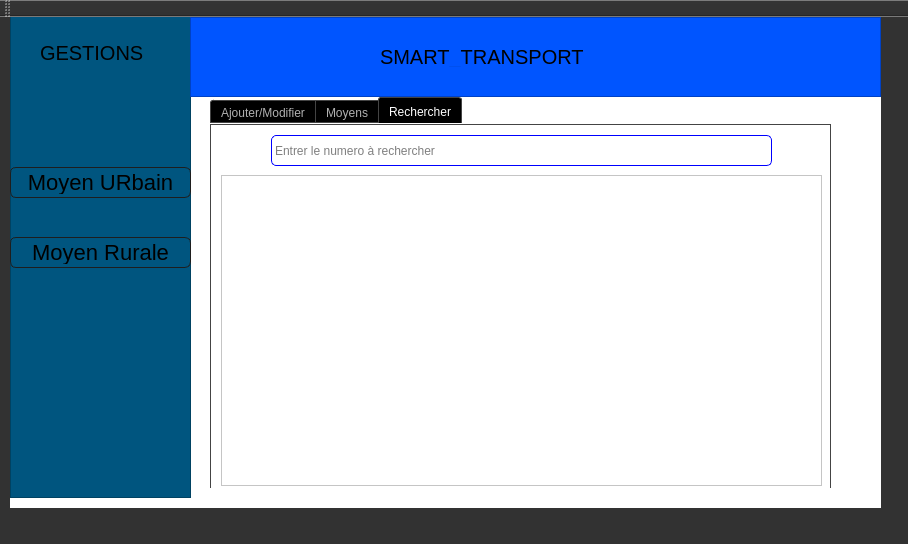
<?xml version="1.0" encoding="UTF-8"?>
<ui version="4.0">
 <class>moyenmain</class>
 <widget class="QMainWindow" name="moyenmain">
  <property name="geometry">
   <rect>
    <x>0</x>
    <y>0</y>
    <width>908</width>
    <height>544</height>
   </rect>
  </property>
  <property name="windowTitle">
   <string>MainWindow</string>
  </property>
  <property name="styleSheet">
   <string notr="true">#MainWindow
{
background-color:#131E3A;
}
QLabel
{
background-color:black;
font-size:20px
}
QPushButton:hover
{
color:white;
border-radius:15px;
background:#000080;
}







QToolTip
{
     border: 1px solid black;
     background-color: #ffa02f;
     padding: 1px;
     border-radius: 3px;
     opacity: 100;
}

QWidget
{
    color: black;
    background-color: #323232;
}

QWidget:item:hover
{
    background-color: QLinearGradient( x1: 0, y1: 0, x2: 0, y2: 1, stop: 0 #ffa02f, stop: 1 #ca0619);
    color: #000000;
}

QWidget:item:selected
{
    background-color: QLinearGradient( x1: 0, y1: 0, x2: 0, y2: 1, stop: 0 #ffa02f, stop: 1 #d7801a);
}

QMenuBar::item
{
    background: transparent;
}

QMenuBar::item:selected
{
    background: transparent;
    border: 1px solid #ffaa00;
}

QMenuBar::item:pressed
{
    background: #444;
    border: 1px solid #000;
    background-color: QLinearGradient(
        x1:0, y1:0,
        x2:0, y2:1,
        stop:1 #212121,
        stop:0.4 #343434/*,
        stop:0.2 #343434,
        stop:0.1 #ffaa00*/
    );
    margin-bottom:-1px;
    padding-bottom:1px;
}

QMenu
{
    border: 1px solid #000;
}

QMenu::item
{
    padding: 2px 20px 2px 20px;
}

QMenu::item:selected
{
    color: #000000;
}

QWidget:disabled
{
    color: #404040;
    background-color: #323232;
}

QAbstractItemView
{
    background-color: QLinearGradient( x1: 0, y1: 0, x2: 0, y2: 1, stop: 0 #4d4d4d, stop: 0.1 #646464, stop: 1 #5d5d5d);
}

QWidget:focus
{
    /*border: 2px solid QLinearGradient( x1: 0, y1: 0, x2: 0, y2: 1, stop: 0 #ffa02f, stop: 1 #d7801a);*/
}

QLineEdit
{
    background-color: QLinearGradient( x1: 0, y1: 0, x2: 0, y2: 1, stop: 0 #000080, stop: 0 #646464, stop: 1 #5d5d5d);
    padding: 1px;
    border-style: solid;
    border: 1px solid blue;
    border-radius: 5;
}

QPushButton
{
    color: black;
    background-color: QLinearGradient( x1: 0, y1: 0, x2: 0, y2: 1, stop: 0 #0000A0, stop: 0.1 #525252, stop: 0.5 #4e4e4e, stop: 0.9 #4a4a4a, stop: 1 #464646);
    border-width: 1px;
    border-color: #1e1e1e;
    border-style: solid;
    border-radius: 6;
    padding: 3px;
    font-size: 22px;
    padding-left: 5px;
    padding-right: 5px;
}

QPushButton:pressed
{
    background-color: QLinearGradient( x1: 0, y1: 0, x2: 0, y2: 1, stop: 0 #2d2d2d, stop: 0.1 #2b2b2b, stop: 0.5 #292929, stop: 0.9 #282828, stop: 1 #252525);
}

QComboBox
{
    selection-background-color: #ffaa00;
    background-color: QLinearGradient( x1: 0, y1: 0, x2: 0, y2: 1, stop: 0 #565656, stop: 0.1 #525252, stop: 0.5 #4e4e4e, stop: 0.9 #4a4a4a, stop: 1 #464646);
    border-style: solid;
    border: 1px solid #1e1e1e;
    border-radius: 5;
}

QComboBox:hover,QPushButton:hover
{
    border: 2px solid QLinearGradient( x1: 0, y1: 0, x2: 0, y2: 1, stop: 0 #ffa02f, stop: 1 #d7801a);
}


QComboBox:on
{
    padding-top: 3px;
    padding-left: 4px;
    background-color: QLinearGradient( x1: 0, y1: 0, x2: 0, y2: 1, stop: 0 #2d2d2d, stop: 0.1 #2b2b2b, stop: 0.5 #292929, stop: 0.9 #282828, stop: 1 #252525);
    selection-background-color: #ffaa00;
}

QComboBox QAbstractItemView
{
    border: 2px solid darkgray;
    selection-background-color: QLinearGradient( x1: 0, y1: 0, x2: 0, y2: 1, stop: 0 #ffa02f, stop: 1 #d7801a);
}

QComboBox::drop-down
{
     subcontrol-origin: padding;
     subcontrol-position: top right;
     width: 15px;

     border-left-width: 0px;
     border-left-color: darkgray;
     border-left-style: solid; /* just a single line */
     border-top-right-radius: 3px; /* same radius as the QComboBox */
     border-bottom-right-radius: 3px;
 }

QComboBox::down-arrow
{
     image: url(:/down_arrow.png);
}

QGroupBox:focus
{
border: 2px solid QLinearGradient( x1: 0, y1: 0, x2: 0, y2: 1, stop: 0 #ffa02f, stop: 1 #d7801a);
}

QTextEdit:focus
{
    border: 2px solid QLinearGradient( x1: 0, y1: 0, x2: 0, y2: 1, stop: 0 black, stop: 1 black);
}

QScrollBar:horizontal {
     border: 1px solid #222222;
     background: QLinearGradient( x1: 0, y1: 0, x2: 0, y2: 1, stop: 0.0 #121212, stop: 0.2 #282828, stop: 1 #484848);
     height: 30px;
     margin: 0px 16px 0 16px;
}

QScrollBar::handle:horizontal
{
      background: QLinearGradient( x1: 0, y1: 0, x2: 1, y2: 0, stop: 0 #ffa02f, stop: 0.5 #d7801a, stop: 1 #ffa02f);
      min-height: 20px;
      border-radius: 2px;
}

QScrollBar::add-line:horizontal {
      border: 1px solid #1b1b19;
      border-radius: 2px;
      background: QLinearGradient( x1: 0, y1: 0, x2: 1, y2: 0, stop: 0 #ffa02f, stop: 1 #d7801a);
      width: 20px;
      subcontrol-position: right;
      subcontrol-origin: margin;
}

QScrollBar::sub-line:horizontal {
      border: 1px solid #1b1b19;
      border-radius: 2px;
      background: QLinearGradient( x1: 0, y1: 0, x2: 1, y2: 0, stop: 0 #ffa02f, stop: 1 #d7801a);
      width: 20px;
     subcontrol-position: left;
     subcontrol-origin: margin;
}

QScrollBar::right-arrow:horizontal, QScrollBar::left-arrow:horizontal
{
      border: 1px solid black;
      width: 1px;
      height: 1px;
      background: white;
}

QScrollBar::add-page:horizontal, QScrollBar::sub-page:horizontal
{
      background: none;
}

QScrollBar:vertical
{
      background: QLinearGradient( x1: 0, y1: 0, x2: 1, y2: 0, stop: 0.0 #121212, stop: 0.2 #282828, stop: 1 #484848);
      width: 7px;
      margin: 16px 0 16px 0;
      border: 1px solid #222222;
}

QScrollBar::handle:vertical
{
      background: QLinearGradient( x1: 0, y1: 0, x2: 0, y2: 1, stop: 0 #ffa02f, stop: 0.5 #d7801a, stop: 1 #ffa02f);
      min-height: 20px;
      border-radius: 2px;
}

QScrollBar::add-line:vertical
{
      border: 1px solid #1b1b19;
      border-radius: 2px;
      background: QLinearGradient( x1: 0, y1: 0, x2: 0, y2: 1, stop: 0 #ffa02f, stop: 1 #d7801a);
      height: 14px;
      subcontrol-position: bottom;
      subcontrol-origin: margin;
}

QScrollBar::sub-line:vertical
{
      border: 1px solid #1b1b19;
      border-radius: 2px;
      background: QLinearGradient( x1: 0, y1: 0, x2: 0, y2: 1, stop: 0 #d7801a, stop: 1 #ffa02f);
      height: 14px;
      subcontrol-position: top;
      subcontrol-origin: margin;
}

QScrollBar::up-arrow:vertical, QScrollBar::down-arrow:vertical
{
      border: 1px solid black;
      width: 1px;
      height: 1px;
      background: white;
}


QScrollBar::add-page:vertical, QScrollBar::sub-page:vertical
{
      background: none;
}

QTextEdit
{
    color: black;
}

QPlainTextEdit
{
    background-color: #000080;
}

QHeaderView::section
{
    background-color: QLinearGradient(x1:0, y1:0, x2:0, y2:1, stop:0 #616161, stop: 0.5 #505050, stop: 0.6 #434343, stop:1 #656565);
    color: white;
    padding-left: 4px;
    border: 1px solid #6c6c6c;
font-size:20px;
}

QCheckBox:disabled
{
color: #414141;
}

QDockWidget::title
{
    text-align: center;
    spacing: 3px; /* spacing between items in the tool bar */
    background-color: QLinearGradient(x1:0, y1:0, x2:0, y2:1, stop:0 #323232, stop: 0.5 #242424, stop:1 #323232);
}

QDockWidget::close-button, QDockWidget::float-button
{
    text-align: center;
    spacing: 1px; /* spacing between items in the tool bar */
    background-color: QLinearGradient(x1:0, y1:0, x2:0, y2:1, stop:0 #323232, stop: 0.5 #242424, stop:1 #323232);
}

QDockWidget::close-button:hover, QDockWidget::float-button:hover
{
    background: #242424;
}

QDockWidget::close-button:pressed, QDockWidget::float-button:pressed
{
    padding: 1px -1px -1px 1px;
}

QMainWindow::separator
{
    background-color: QLinearGradient(x1:0, y1:0, x2:0, y2:1, stop:0 #161616, stop: 0.5 #151515, stop: 0.6 #212121, stop:1 #343434);
    color: white;
    padding-left: 4px;
    border: 1px solid #4c4c4c;
    spacing: 3px; /* spacing between items in the tool bar */
}

QMainWindow::separator:hover
{

    background-color: QLinearGradient(x1:0, y1:0, x2:0, y2:1, stop:0 #d7801a, stop:0.5 #b56c17 stop:1 #ffa02f);
    color: white;
    padding-left: 4px;
    border: 1px solid #6c6c6c;
    spacing: 3px; /* spacing between items in the tool bar */
}

QToolBar::handle
{
     spacing: 3px; /* spacing between items in the tool bar */
     background: url(:/images/handle.png);
}

QMenu::separator
{
    height: 2px;
    background-color: QLinearGradient(x1:0, y1:0, x2:0, y2:1, stop:0 #161616, stop: 0.5 #151515, stop: 0.6 #212121, stop:1 #343434);
    color: white;
    padding-left: 4px;
    margin-left: 10px;
    margin-right: 5px;
}

QProgressBar
{
    border: 2px solid grey;
    border-radius: 5px;
    text-align: center;
}

QProgressBar::chunk
{
    background-color: #d7801a;
    width: 2.15px;
    margin: 0.5px;
}



QRadioButton::indicator:checked, QRadioButton::indicator:unchecked{
    color: #b1b1b1;
    background-color: #323232;
    border: 1px solid #b1b1b1;
    border-radius: 6px;
}

QRadioButton::indicator:checked
{
    background-color: qradialgradient(
        cx: 0.5, cy: 0.5,
        fx: 0.5, fy: 0.5,
        radius: 1.0,
        stop: 0.25 #ffaa00,
        stop: 0.3 #323232
    );
}

QCheckBox::indicator{
    color: #b1b1b1;
    background-color: #323232;
    border: 1px solid #b1b1b1;
    width: 9px;
    height: 9px;
}

QRadioButton::indicator
{
    border-radius: 6px;
}

QRadioButton::indicator:hover, QCheckBox::indicator:hover
{
    border: 1px solid #ffaa00;
}

QCheckBox::indicator:checked
{
    image:url(:/images/checkbox.png);
}

QCheckBox::indicator:disabled, QRadioButton::indicator:disabled
{
    border: 1px solid #444;
}

QTabBar::tab {
    color: white;
    border: 1px solid #444;
    border-bottom-style: none;
    background-color: black;
    padding-left: 10px;
    padding-right: 10px;
    padding-top: 5px;
    padding-bottom: 2px;
    margin-right: -1px;
}

QTabWidget::pane {
    border: 1px solid #444;
    top: 1px;
}

QTabBar::tab:last
{
    margin-right: 0; /* the last selected tab has nothing to overlap with on the right */
    border-top-right-radius: 3px;
}

QTabBar::tab:first:!selected
{
 margin-left: 0px; /* the last selected tab has nothing to overlap with on the right */


    border-top-left-radius: 3px;
}

QTabBar::tab:!selected
{
    color: #b1b1b1;
    border-bottom-style: solid;
    margin-top: 3px;
    background-color: QLinearGradient(x1:0, y1:0, x2:0, y2:1, stop:1 #212121, stop:.4 #343434);
}

QTabBar::tab:selected
{
    border-top-left-radius: 3px;
    border-top-right-radius: 3px;
    margin-bottom: 0px;
}

QTabBar::tab:!selected:hover
{
    /*border-top: 2px solid #ffaa00;
    padding-bottom: 3px;*/
    border-top-left-radius: 3px;
    border-top-right-radius: 3px;
    background-color: QLinearGradient(x1:0, y1:0, x2:0, y2:1, stop:1 #212121, stop:0.4 #343434, stop:0.2 #343434, stop:0.1 #ffaa00);
}

</string>
  </property>
  <widget class="QWidget" name="centralWidget">
   <widget class="QStackedWidget" name="stackedWidget">
    <property name="geometry">
     <rect>
      <x>10</x>
      <y>0</y>
      <width>871</width>
      <height>491</height>
     </rect>
    </property>
    <property name="styleSheet">
     <string notr="true">

background-color: rgb(255, 255, 255);</string>
    </property>
    <property name="currentIndex">
     <number>0</number>
    </property>
    <widget class="QWidget" name="page">
     <widget class="QFrame" name="frame">
      <property name="geometry">
       <rect>
        <x>0</x>
        <y>-10</y>
        <width>181</width>
        <height>491</height>
       </rect>
      </property>
      <property name="styleSheet">
       <string notr="true">background-color: rgb(0, 85, 127);</string>
      </property>
      <property name="frameShape">
       <enum>QFrame::StyledPanel</enum>
      </property>
      <property name="frameShadow">
       <enum>QFrame::Raised</enum>
      </property>
      <widget class="QPushButton" name="moyens">
       <property name="geometry">
        <rect>
         <x>0</x>
         <y>160</y>
         <width>181</width>
         <height>31</height>
        </rect>
       </property>
       <property name="text">
        <string>Moyen URbain</string>
       </property>
      </widget>
      <widget class="QPushButton" name="reservations">
       <property name="geometry">
        <rect>
         <x>0</x>
         <y>230</y>
         <width>181</width>
         <height>31</height>
        </rect>
       </property>
       <property name="text">
        <string>Moyen Rurale</string>
       </property>
      </widget>
      <widget class="QLabel" name="label">
       <property name="geometry">
        <rect>
         <x>30</x>
         <y>30</y>
         <width>121</width>
         <height>31</height>
        </rect>
       </property>
       <property name="text">
        <string>GESTIONS</string>
       </property>
      </widget>
     </widget>
     <widget class="QFrame" name="frame_2">
      <property name="geometry">
       <rect>
        <x>180</x>
        <y>0</y>
        <width>691</width>
        <height>80</height>
       </rect>
      </property>
      <property name="styleSheet">
       <string notr="true">background-color: rgb(0, 85, 255);</string>
      </property>
      <property name="frameShape">
       <enum>QFrame::StyledPanel</enum>
      </property>
      <property name="frameShadow">
       <enum>QFrame::Raised</enum>
      </property>
      <widget class="QLabel" name="label_2">
       <property name="geometry">
        <rect>
         <x>190</x>
         <y>30</y>
         <width>241</width>
         <height>20</height>
        </rect>
       </property>
       <property name="text">
        <string>SMART_TRANSPORT</string>
       </property>
      </widget>
     </widget>
     <widget class="QStackedWidget" name="stackedWidget_2">
      <property name="geometry">
       <rect>
        <x>200</x>
        <y>80</y>
        <width>651</width>
        <height>391</height>
       </rect>
      </property>
      <property name="styleSheet">
       <string notr="true">QPushButton:hover
{
color:white;
border-radius:15px;
background:#000080;
}</string>
      </property>
      <property name="currentIndex">
       <number>3</number>
      </property>
      <widget class="QWidget" name="page_3"/>
      <widget class="QWidget" name="page_4"/>
      <widget class="QWidget" name="page_5">
       <widget class="QTabWidget" name="moyen1">
        <property name="geometry">
         <rect>
          <x>10</x>
          <y>0</y>
          <width>621</width>
          <height>391</height>
         </rect>
        </property>
        <property name="currentIndex">
         <number>2</number>
        </property>
        <widget class="QWidget" name="tab_12">
         <attribute name="title">
          <string>Ajouter/Modifier</string>
         </attribute>
         <widget class="QLineEdit" name="lineEdit_numeroM2">
          <property name="geometry">
           <rect>
            <x>371</x>
            <y>10</y>
            <width>231</width>
            <height>31</height>
           </rect>
          </property>
          <property name="text">
           <string/>
          </property>
          <property name="placeholderText">
           <string>Chercher le numero à  supprimer</string>
          </property>
         </widget>
         <widget class="QPushButton" name="trier1">
          <property name="geometry">
           <rect>
            <x>503</x>
            <y>60</y>
            <width>101</width>
            <height>41</height>
           </rect>
          </property>
          <property name="text">
           <string>trier</string>
          </property>
         </widget>
         <widget class="QPushButton" name="supprimer1">
          <property name="geometry">
           <rect>
            <x>500</x>
            <y>120</y>
            <width>111</width>
            <height>41</height>
           </rect>
          </property>
          <property name="text">
           <string>Supprimer</string>
          </property>
         </widget>
         <widget class="QWidget" name="layoutWidget_2">
          <property name="geometry">
           <rect>
            <x>20</x>
            <y>10</y>
            <width>231</width>
            <height>343</height>
           </rect>
          </property>
          <layout class="QVBoxLayout" name="verticalLayout_12">
           <item>
            <layout class="QHBoxLayout" name="horizontalLayout_49">
             <item>
              <widget class="QLabel" name="label_50">
               <property name="text">
                <string>Numero</string>
               </property>
              </widget>
             </item>
             <item>
              <widget class="QLineEdit" name="lineEdit_numeroM"/>
             </item>
            </layout>
           </item>
           <item>
            <layout class="QHBoxLayout" name="horizontalLayout_50">
             <item>
              <widget class="QLabel" name="label_51">
               <property name="text">
                <string>type</string>
               </property>
              </widget>
             </item>
             <item>
              <widget class="QLineEdit" name="lineEdit_typeM"/>
             </item>
            </layout>
           </item>
           <item>
            <layout class="QHBoxLayout" name="horizontalLayout_51">
             <item>
              <widget class="QLabel" name="label_52">
               <property name="text">
                <string>etat</string>
               </property>
              </widget>
             </item>
             <item>
              <widget class="QLineEdit" name="lineEdit_etatM"/>
             </item>
            </layout>
           </item>
           <item>
            <widget class="QPushButton" name="ajouter1">
             <property name="text">
              <string>Ajouter</string>
             </property>
            </widget>
           </item>
           <item>
            <widget class="QPushButton" name="modifier1">
             <property name="text">
              <string>Modifier</string>
             </property>
            </widget>
           </item>
          </layout>
         </widget>
        </widget>
        <widget class="QWidget" name="tab_11">
         <attribute name="title">
          <string>Moyens</string>
         </attribute>
         <widget class="QTableView" name="typemoyen1">
          <property name="geometry">
           <rect>
            <x>10</x>
            <y>10</y>
            <width>601</width>
            <height>351</height>
           </rect>
          </property>
         </widget>
        </widget>
        <widget class="QWidget" name="tab_15">
         <attribute name="title">
          <string>Rechercher</string>
         </attribute>
         <widget class="QLineEdit" name="chermoyen">
          <property name="geometry">
           <rect>
            <x>60</x>
            <y>10</y>
            <width>501</width>
            <height>31</height>
           </rect>
          </property>
          <property name="text">
           <string/>
          </property>
          <property name="placeholderText">
           <string>Entrer le numero à rechercher</string>
          </property>
         </widget>
         <widget class="QTableView" name="chermoyen_2">
          <property name="geometry">
           <rect>
            <x>10</x>
            <y>60</y>
            <width>601</width>
            <height>301</height>
           </rect>
          </property>
         </widget>
        </widget>
       </widget>
      </widget>
      <widget class="QWidget" name="page_11">
       <widget class="QTabWidget" name="moyen2">
        <property name="geometry">
         <rect>
          <x>0</x>
          <y>0</y>
          <width>621</width>
          <height>401</height>
         </rect>
        </property>
        <property name="currentIndex">
         <number>2</number>
        </property>
        <widget class="QWidget" name="tab_19">
         <attribute name="title">
          <string>Ajouter/Modifier</string>
         </attribute>
         <widget class="QLineEdit" name="lineEdit_numeroM12">
          <property name="geometry">
           <rect>
            <x>371</x>
            <y>10</y>
            <width>231</width>
            <height>31</height>
           </rect>
          </property>
          <property name="text">
           <string/>
          </property>
          <property name="placeholderText">
           <string>Chercher le numero à  supprimer</string>
          </property>
         </widget>
         <widget class="QPushButton" name="trier2">
          <property name="geometry">
           <rect>
            <x>503</x>
            <y>60</y>
            <width>101</width>
            <height>41</height>
           </rect>
          </property>
          <property name="text">
           <string>trier</string>
          </property>
         </widget>
         <widget class="QPushButton" name="supprimer2">
          <property name="geometry">
           <rect>
            <x>500</x>
            <y>120</y>
            <width>111</width>
            <height>41</height>
           </rect>
          </property>
          <property name="text">
           <string>Supprimer</string>
          </property>
         </widget>
         <widget class="QWidget" name="layoutWidget_8">
          <property name="geometry">
           <rect>
            <x>10</x>
            <y>10</y>
            <width>231</width>
            <height>343</height>
           </rect>
          </property>
          <layout class="QVBoxLayout" name="verticalLayout_13">
           <item>
            <layout class="QHBoxLayout" name="horizontalLayout_52">
             <item>
              <widget class="QLabel" name="label_53">
               <property name="text">
                <string>Numero</string>
               </property>
              </widget>
             </item>
             <item>
              <widget class="QLineEdit" name="lineEdit_numeroM1"/>
             </item>
            </layout>
           </item>
           <item>
            <layout class="QHBoxLayout" name="horizontalLayout_53">
             <item>
              <widget class="QLabel" name="label_54">
               <property name="text">
                <string>type</string>
               </property>
              </widget>
             </item>
             <item>
              <widget class="QLineEdit" name="lineEdit_typeM1"/>
             </item>
            </layout>
           </item>
           <item>
            <layout class="QHBoxLayout" name="horizontalLayout_54">
             <item>
              <widget class="QLabel" name="label_55">
               <property name="text">
                <string>etat</string>
               </property>
              </widget>
             </item>
             <item>
              <widget class="QLineEdit" name="lineEdit_etatM1"/>
             </item>
            </layout>
           </item>
           <item>
            <widget class="QPushButton" name="ajouter2">
             <property name="text">
              <string>Ajouter</string>
             </property>
            </widget>
           </item>
           <item>
            <widget class="QPushButton" name="modifier2">
             <property name="text">
              <string>Modifier</string>
             </property>
            </widget>
           </item>
          </layout>
         </widget>
        </widget>
        <widget class="QWidget" name="tab_23">
         <attribute name="title">
          <string>Moyens</string>
         </attribute>
         <widget class="QTableView" name="typemoyen2">
          <property name="geometry">
           <rect>
            <x>10</x>
            <y>10</y>
            <width>601</width>
            <height>351</height>
           </rect>
          </property>
         </widget>
        </widget>
        <widget class="QWidget" name="tab_24">
         <attribute name="title">
          <string>Rechercher</string>
         </attribute>
         <widget class="QLineEdit" name="chermoyen_5">
          <property name="geometry">
           <rect>
            <x>60</x>
            <y>10</y>
            <width>501</width>
            <height>31</height>
           </rect>
          </property>
          <property name="text">
           <string/>
          </property>
          <property name="placeholderText">
           <string>Entrer le numero à rechercher</string>
          </property>
         </widget>
         <widget class="QTableView" name="chermoyen_6">
          <property name="geometry">
           <rect>
            <x>10</x>
            <y>50</y>
            <width>601</width>
            <height>311</height>
           </rect>
          </property>
         </widget>
        </widget>
       </widget>
      </widget>
      <widget class="QWidget" name="page_6"/>
      <widget class="QWidget" name="page_7"/>
      <widget class="QWidget" name="page_8"/>
      <widget class="QWidget" name="page_9"/>
      <widget class="QWidget" name="page_10"/>
     </widget>
     <zorder>stackedWidget_2</zorder>
     <zorder>frame</zorder>
     <zorder>frame_2</zorder>
    </widget>
    <widget class="QWidget" name="page_2"/>
   </widget>
  </widget>
  <widget class="QMenuBar" name="menuBar">
   <property name="geometry">
    <rect>
     <x>0</x>
     <y>0</y>
     <width>908</width>
     <height>26</height>
    </rect>
   </property>
  </widget>
  <widget class="QToolBar" name="mainToolBar">
   <attribute name="toolBarArea">
    <enum>TopToolBarArea</enum>
   </attribute>
   <attribute name="toolBarBreak">
    <bool>false</bool>
   </attribute>
  </widget>
  <widget class="QStatusBar" name="statusBar"/>
 </widget>
 <layoutdefault spacing="6" margin="11"/>
 <resources/>
 <connections/>
</ui>
